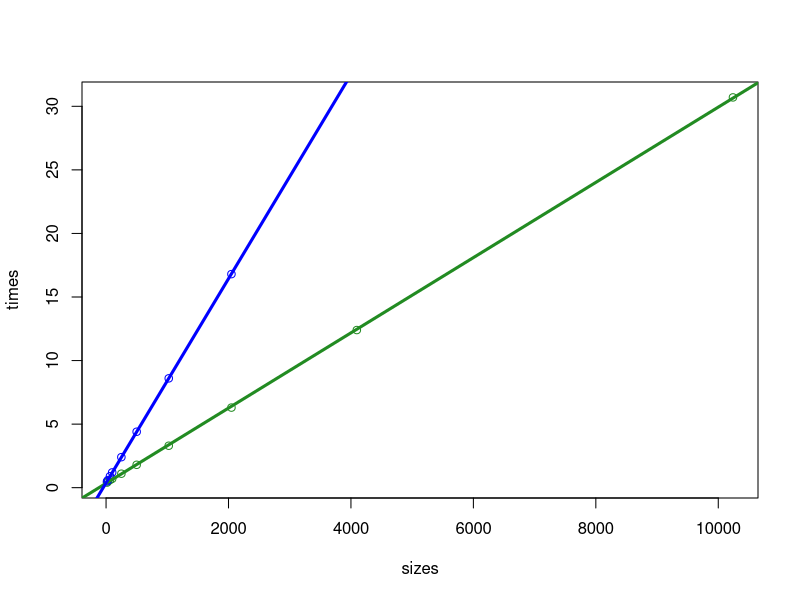

R code for this plot:

sizes=c(16, 32, 64, 100, 250, 500, 1024, 2048, 4096, 10240)
times=c(0.4, 0.5, 0.6, 0.7, 1.1, 1.8, 3.3, 6.3, 12.4, 30.7)
timesiconv=c(0.5, 0.6, 0.9, 1.2, 2.4, 4.4, 8.6, 16.8, 33.3, 82.6)
model <- lm(times~sizes)
modeliconv <- lm(timesiconv~sizes)
summary(model)
summary(modeliconv)
plot(sizes, times, col='forestgreen')
points(sizes, timesiconv, col='blue')
abline(lm(times~sizes),col = 'forestgreen',lwd = 3)
abline(lm(timesiconv~sizes),col = 'blue',lwd = 3)
